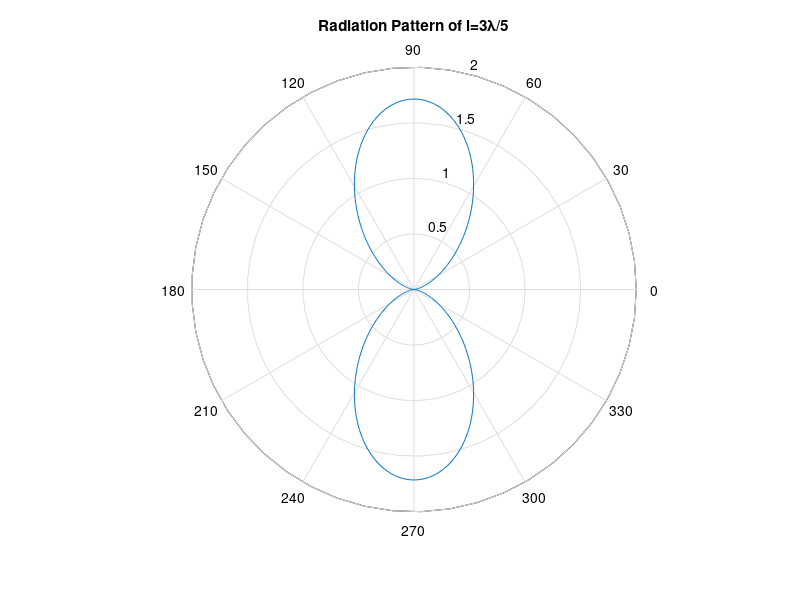

Write MATLAB code to recreate this figure. (Note: this script raises an error after producing the figure.)
%{
EE499 - Exam 1: Problem 4

%}

%plotting radiation pattern of 3*lambda / 5
lam = 1; %Wavelength
L = 3*lam/5; % length
B = 2*pi/lam; %Phase constant
t = 0:0.01:2*pi;% range theta

F = sin(t).^2; % normalized radiation intensity
E = abs((cos(B*L/2*cos(t))-cos(B*L/2))./sin(t)).^2; % Far-field pattern equation 
% plotting the figure
figure()
polar(t,E)
title('Radiation Pattern of l=3\lambda/5')

%calculating the pattern solid angle
syms theta rho
ohm_function = sin(theta).^2;
ohm_int1 = int(ohm_function, theta, 0, pi);
ohm_int2 = int(ohm_int1, rho, 0, 2*pi);

fprintf('The pattern solid angle is: %s',ohm_int2)